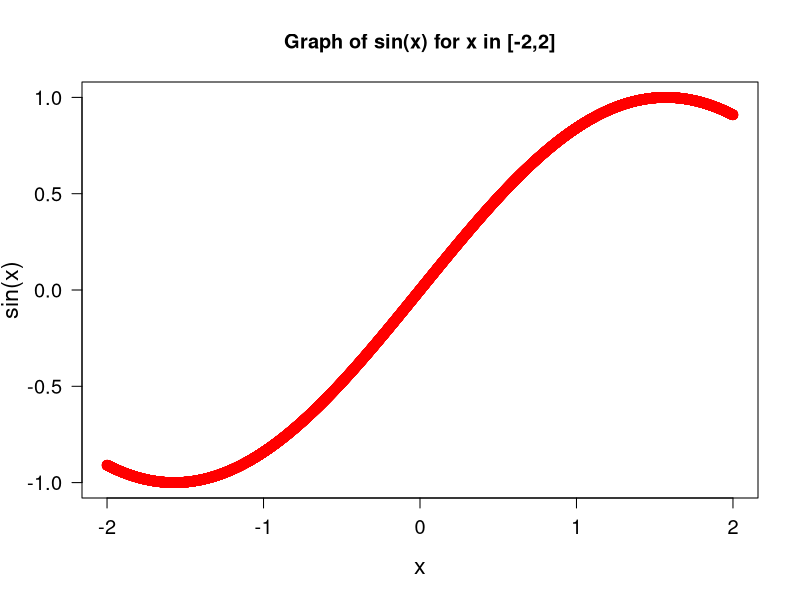

Write the R code that produced this figure.
## ---- chunk 1

# Generate a sequence of 10000 numbers from -2 to 2
nums <- seq(-2, 2 , length.out = 10000)

# Obtain the respective sin(x) values
sin_values <- sin(nums)

plot(nums, sin_values,
     pch  = 19,        # plot character
     main = "Graph of sin(x) for x in [-2,2]",
     xlab = "x",
     ylab = "sin(x)",
     lwd  = 3,         # line width
     col  = "red",
     las  = 1  ,       # axis 
     cex.lab = 1.4,    # axis titles
     cex.axis = 1.2   # axis tick labels
     )



